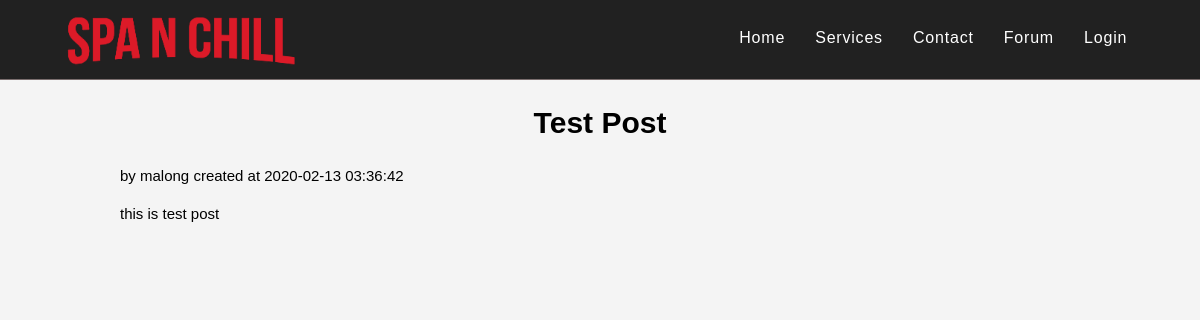
The page /forum/post.php?id=24 on the database its author committed.
### tables this page shows
CREATE TABLE `posts` (
  `id` int(11) NOT NULL,
  `user_id` int(11) NOT NULL,
  `title` varchar(255) NOT NULL,
  `content` text NOT NULL,
  `image` varchar(255) NOT NULL,
  `created_at` timestamp NOT NULL DEFAULT CURRENT_TIMESTAMP
);

CREATE TABLE `users` (
  `id` int(11) NOT NULL,
  `username` varchar(191) NOT NULL,
  `password` varchar(191) NOT NULL,
  `firstName` varchar(191) NOT NULL,
  `lastName` varchar(191) NOT NULL,
  `created_at` timestamp NOT NULL DEFAULT CURRENT_TIMESTAMP
);

### forum/post.php (the view, shortened to what this page needs)
<!DOCTYPE html>
<html lang="en">
<head>
    <link rel="stylesheet" href="./../style.css">
</head>
<body>
    <nav>
        <div class="container-fluid">
        <div class="nav-logo">
            <a href="./"><img style="height:64px; display:block; float:left" src="./../images/navbrand.png" alt=""></a>
        </div>
        <ul class="nav-left">
        <li><a href="./../">Home</a></li>
                <li><a href="./../services.php">Services</a></li>
                <li><a href="./../contact.php">Contact</a></li>
                <li><a href="./">Forum</a></li>
                <?php if(isset($_SESSION['user'])):?>
                <li><a href="./../auth/users/profile.php"><?=$_SESSION['user']?></a></li>
                <li><form action="./../auth/users/logout.php"><input
                style="margin:0; padding:0; background-color: transparent; font-size: 1em; font-family: Poppins" type="submit" value="Log-out" name="logout"></form></li>
                <?php else: ?>
                    <li><a href="./../auth/users/login.php">Login</a></li>
                <?php endif; ?>
            </ul>
        </div>
    </nav>
    <?php
            if(isset($_GET['id'])){
                $id = $_GET['id'];
            }
            $mysqli = new mysqli('localhost', 'root', '', 'spanchill');
            $stmt = $mysqli->prepare("SELECT image, posts.id, posts.created_at, title, username, content  FROM posts INNER JOIN users ON posts.user_id = users.id where posts.id = ?");
            $stmt->bind_param("s", $id);
            $stmt->execute();
            $result = $stmt->get_result();
            if($result->num_rows > 0){
            ?>
            <?php
                while($row = $result->fetch_assoc()) {
                ?>
                <div class="container">
                <div>
                    <h1 style="text-align: center"><?=$row['title']?></h1>
                </div>
                <div>
                    <p>by <?=$row['username']?> created at <?=$row['created_at']?></p>
                </div>
                <div>
                     <?=$row['content']?>
                </div>
            </div>
                <?php
                }
            }
            else{
                echo "<h1>NO POST<h1>";
          }
          ?>
    <br>
    <br><br>
</body>
</html>

### style.css (style rules this page uses)
html { scroll-behavior: smooth; }
a { text-decoration: none; }
body { font: 15px/1.5 Poppins,sans-serif; padding:0; margin:0; background-color:#f4f4f4; }
.container { max-width: 80%; margin:auto; overflow:hidden; }
.container-fluid { max-width: 90%; margin:auto; overflow:hidden; }
nav { width: 100%; height: 4rem; background-color: #212121; color: white; z-index: 1; position: sticky; border-bottom: #c0abab8e .5px solid; padding-top: 10px; padding-bottom: 5px; }
.nav-left { font-size: 1rem; float: right; }
.nav-left li { display: inline-block; margin: 0 .8rem; }
.nav-left li a { letter-spacing: 0.05rem; text-decoration: none; color: #ffffff; padding-bottom: 5px; }
:root { --modal-duration: 1s; --modal-color: #2980b9; }

### rows shown on the page
posts: title "Test Post", user.username "malong", created_at "2020-02-13 03:36:42", content "this is test post"
